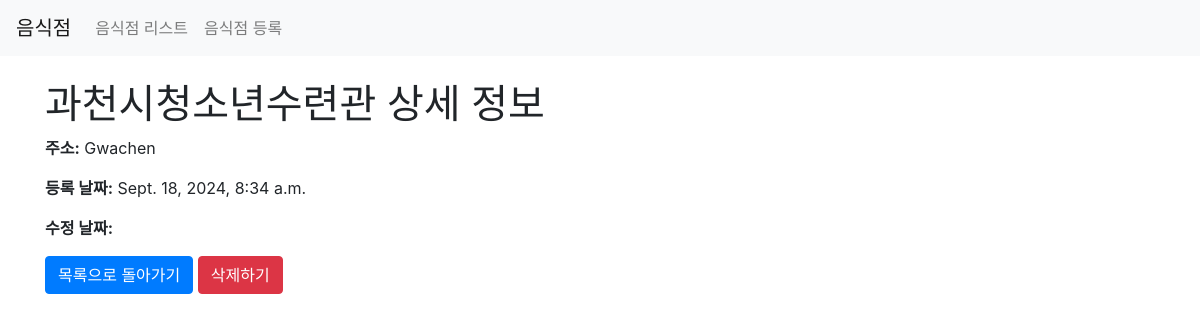
Screenshot of /third/list/9/ with the database file from the repository.
### third/models.py (models this page shows)
class Restaurant(models.Model):
    name = models.CharField(max_length=30)
    address = models.CharField(max_length=200)
    created_at = models.DateTimeField(auto_now_add=True)
    update_at = models.DateTimeField(auto_now_add=True)

### third/views.py (the view)
# urls.py: path('list/<int:id>/', views.detail, name='detail'),
def detail(request, id):
    restaurant = get_object_or_404(Restaurant, id=id)
    context = {
        'restaurant': restaurant
    }
    return render(request, 'third/detail.html', context)

### third/templates/third/detail.html (shortened to what this page needs)
{% load static %}
<html>
<head>
    <link rel="stylesheet" type="text/css" href="{% static 'third/style2.css' %}">
    <link rel="stylesheet" href="https://stackpath.bootstrapcdn.com/bootstrap/4.1.3/css/bootstrap.min.css">
</head>
<body>
    <nav class="navbar navbar-expand-lg navbar-light bg-light">
        <a class="navbar-brand" href="/third/list">음식점</a>
        <div class="collapse navbar-collapse" id="navbarNavAltMarkup">
            <div class="navbar-nav">
                <a class="nav-item nav-link" href="/third/list">음식점 리스트<span class="sr-only">(current)</span></a>
                <a class="nav-item nav-link" href="/third/create">음식점 등록</a>
            </div>
        </div>
    </nav>
    <div class="container mt-4">
        <h1>{{ restaurant.name }} 상세 정보</h1>
        <p><strong>주소:</strong> {{ restaurant.address }}</p>
        <p><strong>등록 날짜:</strong> {{ restaurant.created_at }}</p>
        <p><strong>수정 날짜:</strong> {{ restaurant.updated_at }}</p>
        <a href="{% url 'list' %}" class="btn btn-primary">목록으로 돌아가기</a>
        <form action="{% url 'restaurant-delete' restaurant.id %}" method="post" style="display:inline;">
            <button type="submit" class="btn btn-danger">삭제하기</button>
        </form>
    </div>
</body>
</html>

### rows the page displays
Restaurant: name "과천시청소년수련관", address "Gwachen", created_at "Sept. 18, 2024, 8:34 a.m."
